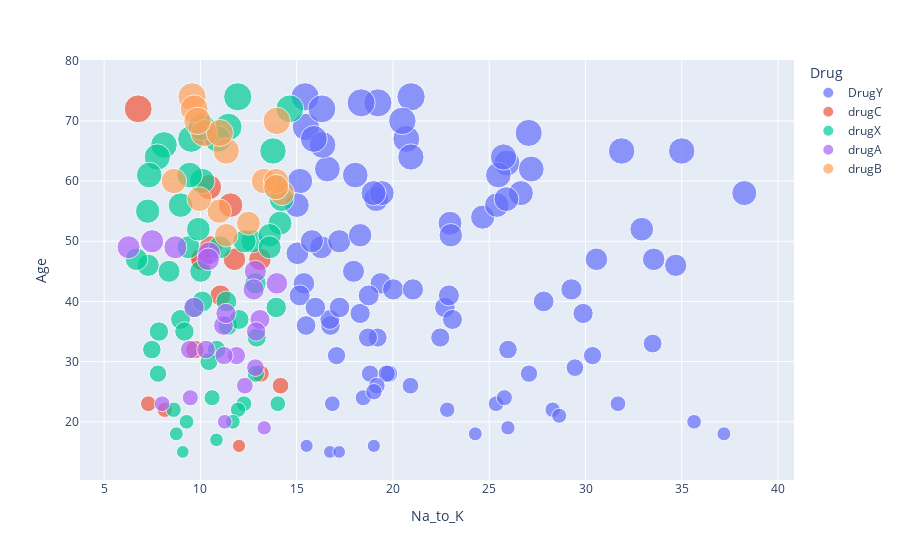

Source (notebook cell):
### Code cell
# visualize the relationship between age and Na_To_K
fig=px.scatter(data,x='Na_to_K',y='Age',color='Drug',size='Age',hover_data=['Na_to_K'])
fig.show()

### Figure 1 — Plotly figure (JSON) as saved in the notebook; plotly's stock layout.template omitted (floating-point values rounded to 4 significant figures)
{"data": [{"hovertemplate": "Drug=DrugY<br>Na_to_K=%{x}<br>Age=%{marker.size}<extra></extra>", "legendgroup": "DrugY", "marker": {"color": "#636efa", "size": [23, 61, 49, 60, 43, 34, 43, 74, 16, 32, 57, 63, 47, 48, 33, 28, 31, 39, 45, 65, 73, 50, 23, 28, 58, 62, 24, 40, 34, 38, 67, 68, 54, 18, 28, 41, 31, 26, 26, 69, 37, 50, 62, 41, 29, 42, 56, 58, 56, 20, 15, 22, 42, 23, 51, 61, 28, 15, 34, 36, 19, 66, 47, 70, 52, 24, 42, 64, 74, 37, 53, 21, 16, 38, 58, 51, 39, 41, 73, 25, 39, 67, 22, 36, 18, 57, 65, 64, 58, 72, 46], "sizemode": "area", "sizeref": 0.185, "symbol": "circle"}, "mode": "markers", "name": "DrugY", "orientation": "v", "showlegend": true, "type": "scatter", "x": [25.36, 18.04, 16.27, 15.17, 19.37, 19.2, 15.38, 20.94, 15.52, 25.97, 19.13, 25.92, 30.57, 15.04, 33.49, 18.81, 30.37, 22.7, 17.95, 31.88, 19.22, 15.79, 31.69, 19.8, 19.42, 27.18, 18.46, 27.83, 18.7, 29.88, 20.69, 27.05, 24.66, 24.28, 19.68, 22.91, 17.07, 20.91, 19.16, 15.48, 23.09, 17.21, 16.59, 15.16, 29.45, 29.27, 15.02, 38.25, 25.39, 35.64, 16.73, 28.29, 20.01, 16.85, 18.3, 25.48, 27.06, 17.21, 22.46, 16.75, 25.97, 16.35, 33.54, 20.49, 32.92, 25.79, 21.04, 25.74, 15.44, 16.72, 22.96, 28.63, 19.01, 18.3, 26.64, 23.0, 17.23, 18.74, 18.35, 19.01, 15.97, 15.89, 22.82, 15.49, 37.19, 25.89, 35.0, 20.93, 18.99, 16.31, 34.69], "xaxis": "x", "y": [23, 61, 49, 60, 43, 34, 43, 74, 16, 32, 57, 63, 47, 48, 33, 28, 31, 39, 45, 65, 73, 50, 23, 28, 58, 62, 24, 40, 34, 38, 67, 68, 54, 18, 28, 41, 31, 26, 26, 69, 37, 50, 62, 41, 29, 42, 56, 58, 56, 20, 15, 22, 42, 23, 51, 61, 28, 15, 34, 36, 19, 66, 47, 70, 52, 24, 42, 64, 74, 37, 53, 21, 16, 38, 58, 51, 39, 41, 73, 25, 39, 67, 22, 36, 18, 57, 65, 64, 58, 72, 46], "yaxis": "y"}, {"hovertemplate": "Drug=drugC<br>Na_to_K=%{x}<br>Age=%{marker.size}<extra></extra>", "legendgroup": "drugC", "marker": {"color": "#EF553B", "size": [47, 47, 41, 47, 23, 68, 26, 32, 47, 28, 22, 49, 59, 72, 56, 16], "sizemode": "area", "sizeref": 0.185, "symbol": "circle"}, "mode": "markers", "name": "drugC", "orientation": "v", "showlegend": true, "type": "scatter", "x": [13.09, 10.11, 11.04, 11.77, 7.298, 10.29, 14.16, 9.712, 10.07, 13.13, 8.151, 10.54, 10.44, 6.769, 11.57, 12.01], "xaxis": "x", "y": [47, 47, 41, 47, 23, 68, 26, 32, 47, 28, 22, 49, 59, 72, 56, 16], "yaxis": "y"}, {"hovertemplate": "Drug=drugX<br>Na_to_K=%{x}<br>Age=%{marker.size}<extra></extra>", "legendgroup": "drugX", "marker": {"color": "#00cc96", "size": [28, 22, 50, 69, 49, 18, 49, 53, 46, 39, 39, 15, 23, 50, 66, 67, 60, 45, 17, 24, 32, 64, 51, 36, 56, 37, 22, 47, 35, 65, 20, 67, 40, 35, 32, 49, 74, 69, 61, 37, 61, 55, 72, 34, 30, 43, 57, 28, 45, 59, 20, 52, 23, 40], "sizemode": "area", "sizeref": 0.185, "symbol": "circle"}, "mode": "markers", "name": "drugX", "orientation": "v", "showlegend": true, "type": "scatter", "x": [7.798, 8.607, 12.7, 11.46, 9.381, 8.75, 11.01, 14.13, 7.285, 13.94, 9.709, 9.084, 12.26, 12.29, 8.107, 10.9, 10.09, 8.37, 10.83, 10.61, 10.84, 7.761, 13.6, 11.42, 8.966, 8.968, 11.95, 6.683, 9.17, 13.77, 9.281, 9.514, 10.1, 7.845, 7.477, 13.6, 11.94, 10.06, 9.443, 12.01, 7.34, 7.261, 14.64, 12.92, 10.44, 12.86, 14.22, 12.88, 10.02, 13.88, 11.69, 9.894, 14.02, 11.35], "xaxis": "x", "y": [28, 22, 50, 69, 49, 18, 49, 53, 46, 39, 39, 15, 23, 50, 66, 67, 60, 45, 17, 24, 32, 64, 51, 36, 56, 37, 22, 47, 35, 65, 20, 67, 40, 35, 32, 49, 74, 69, 61, 37, 61, 55, 72, 34, 30, 43, 57, 28, 45, 59, 20, 52, 23, 40], "yaxis": "y"}, {"hovertemplate": "Drug=drugA<br>Na_to_K=%{x}<br>Age=%{marker.size}<extra></extra>", "legendgroup": "drugA", "marker": {"color": "#ab63fa", "size": [43, 32, 37, 24, 29, 36, 19, 38, 31, 45, 50, 32, 35, 49, 39, 26, 49, 31, 20, 42, 48, 47, 23], "sizemode": "area", "sizeref": 0.185, "symbol": "circle"}, "mode": "markers", "name": "drugA", "orientation": "v", "showlegend": true, "type": "scatter", "x": [13.97, 9.445, 13.09, 9.475, 12.86, 11.2, 13.31, 11.33, 11.87, 12.85, 7.49, 10.29, 12.89, 6.269, 9.664, 12.31, 8.7, 11.23, 11.26, 12.77, 10.45, 10.4, 8.011], "xaxis": "x", "y": [43, 32, 37, 24, 29, 36, 19, 38, 31, 45, 50, 32, 35, 49, 39, 26, 49, 31, 20, 42, 48, 47, 23], "yaxis": "y"}, {"hovertemplate": "Drug=drugB<br>Na_to_K=%{x}<br>Age=%{marker.size}<extra></extra>", "legendgroup": "drugB", "marker": {"color": "#FFA15A", "size": [74, 58, 68, 65, 60, 70, 60, 59, 72, 53, 55, 51, 60, 68, 57, 70], "sizemode": "area", "sizeref": 0.185, "symbol": "circle"}, "mode": "markers", "name": "drugB", "orientation": "v", "showlegend": true, "type": "scatter", "x": [9.567, 14.24, 10.19, 11.34, 13.3, 13.97, 13.93, 13.94, 9.677, 12.49, 10.98, 11.34, 8.621, 11.01, 9.945, 9.849], "xaxis": "x", "y": [74, 58, 68, 65, 60, 70, 60, 59, 72, 53, 55, 51, 60, 68, 57, 70], "yaxis": "y"}], "layout": {"legend": {"itemsizing": "constant", "title": {"text": "Drug"}, "tracegroupgap": 0}, "margin": {"t": 60}, "xaxis": {"anchor": "y", "domain": [0, 1], "title": {"text": "Na_to_K"}}, "yaxis": {"anchor": "x", "domain": [0, 1], "title": {"text": "Age"}}}}
